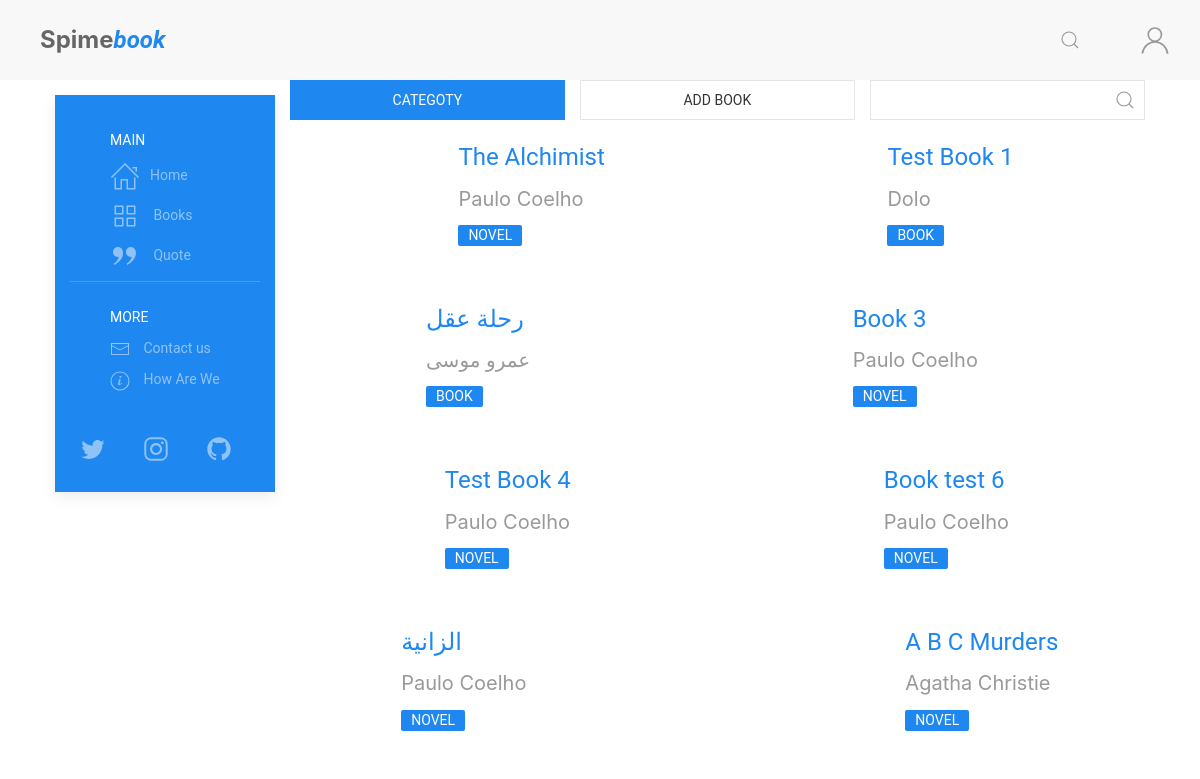
The page /books/ on the database as committed earlier.
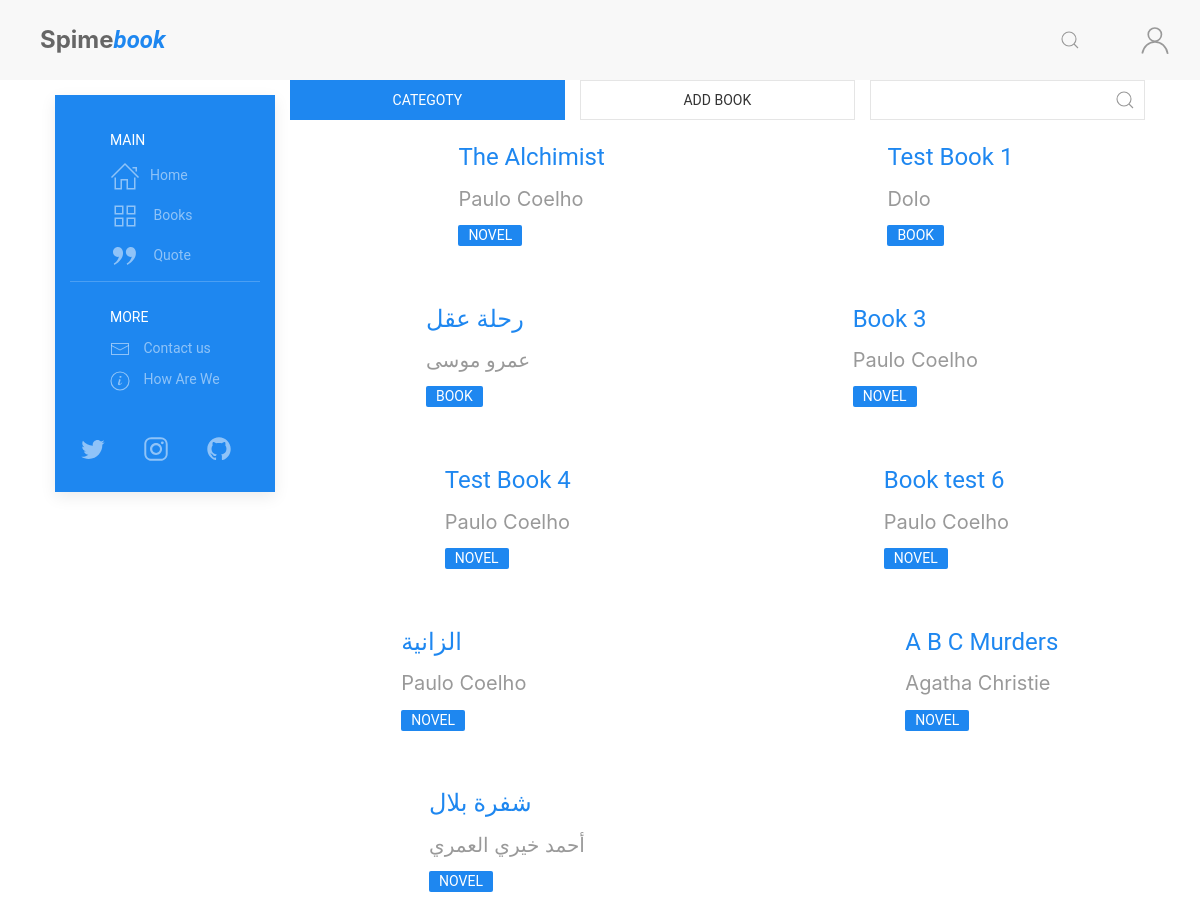
The same page on the database as committed later.
### books/models.py (models this page shows, shortened)
class Book(models.Model):
    book_type = [
        ('Book', 'Book'),
        ('Novel', 'Novel')
    ]
    title = models.CharField(max_length=255)
    book_image = models.ImageField(
        upload_to='books/cover/', default='book.jpg')
    author = models.ForeignKey(Author, on_delete=models.CASCADE)
    publish_date = models.DateField(default=timezone.now)
    genres = models.ManyToManyField(Genres, related_name='genres')
    book_Bio = models.TextField(default='')
    book_or_Novel = models.CharField(
        max_length=5, choices=book_type, default='1')

class Author(models.Model):
    author_Name = models.CharField(max_length=255)
    Author_Image = models.ImageField(
        upload_to='books/author/', default='author.jpg')
    born_date = models.DateField(default=timezone.now)
    short = models.CharField(max_length=255, null=True, default='')
    author_Bio = models.TextField(max_length=5000, null=True, default='')
    def __str__(self):
        return self.author_Name

### books/views.py (the view)
# urls.py: path('books/', views.books, name='books'),
def books(request):
    books = Book.objects.all()
    genres = Genres.objects.all()
    context = {'title': 'Browser books, Spimebook',
               'books': books, 'genres': genres}
    return render(request, 'books/index.html', context)

### books/models.py (called while the page is built)
    def __str__(self):
        return self.genre

### books/templates/books/index.html (shortened to what this page needs)
{% extends "posts/base.html" %}
{% load static %}
{% block content %}
<div class="uk-grid-small uk-width-1-1@s" uk-grid>
    <div class="uk-width-expand@s">
        <button class="uk-button uk-button-primary uk-width-expand"
            uk-toggle="target:#book-category; animation: uk-animation-fade">Categoty</button>
    </div>
    <div class="uk-width-expand@s">
        <a href="{% url 'add-book' %}" class="uk-width-1-expand uk-button uk-button-default">Add Book</a>
    </div>
    <div class="uk-width-expand@s">
        <form class="uk-search uk-search-default uk-width-expand">
            <a href="" class="uk-search-icon-flip" uk-search-icon></a>
            <input id="book-search" class="uk-search-input uk-width-expand" type="search" placeholder="">
        </form>
        <link rel="stylesheet" href="{% static 'posts/css/jquery-ui.css'%}">
    </div>
</div>
<div class="books uk-grid-small uk-child-width-1-2@s uk-text-center" uk-grid>
    {% for book in books %}
    <div class="book">
        <div class="uk-card-header">
            <div class="uk-grid-small uk-flex-middle" uk-grid>
                <div class="uk-width-auto">
                </div>
                <div class="uk-width-expand uk-text-left">
                    <h3 class="uk-margin-small"><a href="{% url 'book' book.id %}">{{book.title}}</a></h3>
                    <h4 class="uk-margin-small uk-text-meta"><a class="uk-h4"
                            href="{% url 'author' book.author.id book.author  %}">{{book.author}}</a></h4>
                    <a class="uk-label" href="#">{{book.book_or_Novel}}</a>
                </div>
            </div>
        </div>
    </div>
    {% endfor %}
</div>
{% endblock content %}

Rows that differ between the two databases and show on the page:
added Book: title "شفرة بلال", author "أحمد خيري العمري", book_or_Novel "NOVEL"
